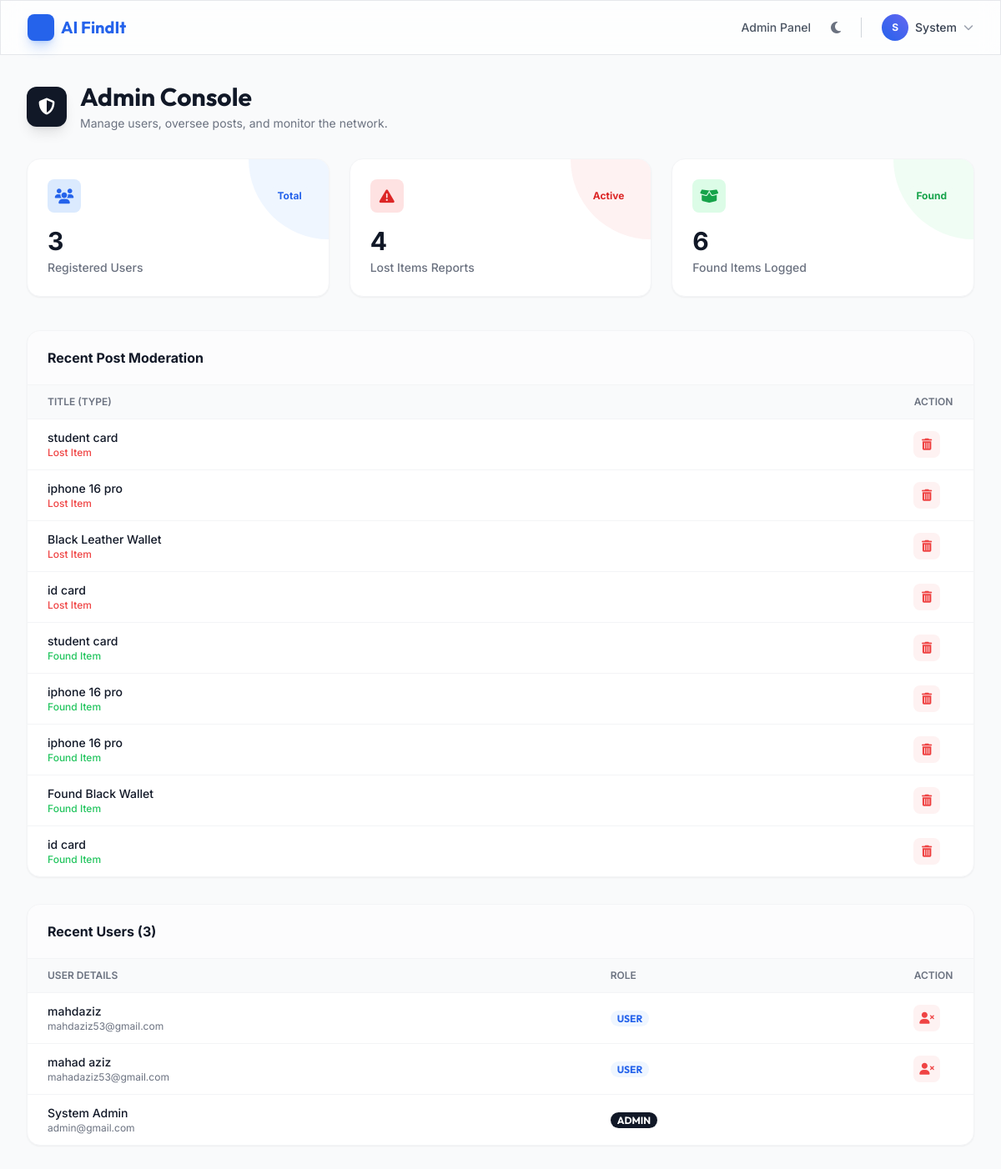
The page /admin (signed in) on the database its author committed.
### tables this page shows
CREATE TABLE users (
            id INTEGER PRIMARY KEY AUTOINCREMENT,
            name TEXT NOT NULL,
            email TEXT NOT NULL UNIQUE,
            password_hash TEXT NOT NULL,
            role TEXT NOT NULL DEFAULT 'user'
        );

CREATE TABLE lost_items (
            id          INTEGER PRIMARY KEY AUTOINCREMENT,
            title       TEXT    NOT NULL,
            description TEXT    NOT NULL,
            location    TEXT    NOT NULL,
            image_path  TEXT,
            contact     TEXT,
            timestamp   TEXT    NOT NULL
        , priority_level TEXT DEFAULT 'MEDIUM', is_flagged INTEGER DEFAULT 0, user_id INTEGER DEFAULT 1);

CREATE TABLE found_items (
            id          INTEGER PRIMARY KEY AUTOINCREMENT,
            title       TEXT    NOT NULL,
            description TEXT    NOT NULL,
            location    TEXT    NOT NULL,
            image_path  TEXT,
            contact     TEXT,
            timestamp   TEXT    NOT NULL
        , priority_level TEXT DEFAULT 'MEDIUM', is_flagged INTEGER DEFAULT 0, user_id INTEGER DEFAULT 1);

### app.py (the view)
@app.route("/admin")
@admin_required
def admin_dashboard():
    conn = get_db_connection()
    users_count = conn.execute("SELECT COUNT(*) FROM users").fetchone()[0]
    lost_count = conn.execute("SELECT COUNT(*) FROM lost_items").fetchone()[0]
    found_count = conn.execute("SELECT COUNT(*) FROM found_items").fetchone()[0]
    users = conn.execute("SELECT * FROM users ORDER BY id DESC LIMIT 5").fetchall()
    lost_items = conn.execute("SELECT * FROM lost_items ORDER BY timestamp DESC LIMIT 5").fetchall()
    found_items = conn.execute("SELECT * FROM found_items ORDER BY timestamp DESC LIMIT 5").fetchall()
    conn.close()
    return render_template("admin/dashboard.html",
                           users_count=users_count, lost_count=lost_count, found_count=found_count,
                           users=users, lost_items=lost_items, found_items=found_items)

### app.py (called while the page is built)
@login_manager.user_loader
def load_user(user_id):
    conn = get_db_connection()
    user = conn.execute("SELECT * FROM users WHERE id = ?", (user_id,)).fetchone()
    conn.close()
    if user:
        return User(user["id"], user["name"], user["email"], user["role"], user["password_hash"])
    return None

def admin_required(f):
    @wraps(f)
    def decorated_function(*args, **kwargs):
        if not current_user.is_authenticated or current_user.role != 'admin':
            flash("You do not have permission to access that page.", "danger")
            return redirect(url_for('index'))
        return f(*args, **kwargs)
    return decorated_function

### database.py (called while the page is built)
def get_db_connection():
    conn = sqlite3.connect(DB_PATH)
    conn.row_factory = sqlite3.Row
    return conn

### templates/admin/dashboard.html (shortened to what this page needs)
{% extends "base.html" %}
{% block content %}
<div class="max-w-7xl mx-auto px-4 sm:px-6 lg:px-8 py-8 w-full">
    <div class="flex flex-col md:flex-row md:items-center md:justify-between mb-8 animate-fade-in">
        <div class="flex items-center gap-4">
            <div class="w-12 h-12 rounded-xl bg-gray-900 dark:bg-white text-white dark:text-gray-900 flex flex-shrink-0 items-center justify-center text-xl shadow-lg">
                <i class="fa-solid fa-shield-halved"></i>
            </div>
            <div>
                <h1 class="text-3xl font-display font-bold text-gray-900 dark:text-white">Admin Console</h1>
                <p class="mt-1 text-sm text-gray-500 dark:text-gray-400">Manage users, oversee posts, and monitor the network.</p>
            </div>
        </div>
    </div>
    <div class="grid grid-cols-1 sm:grid-cols-3 gap-6 mb-10 animate-slide-up" style="animation-delay: 0.1s;">
        <div class="bg-white dark:bg-dark-800 rounded-2xl p-6 border border-gray-100 dark:border-dark-border shadow-sm flex flex-col relative overflow-hidden group">
            <div class="flex items-center justify-between mb-4 relative z-10">
                <div class="w-10 h-10 rounded-lg bg-brand-100 dark:bg-brand-900/30 text-brand-600 flex items-center justify-center">
                    <i class="fa-solid fa-users text-lg"></i>
                </div>
                <span class="text-xs font-bold text-brand-600 bg-brand-50 dark:bg-dark-900 px-2 py-1 rounded-md">Total</span>
            </div>
            <div class="relative z-10">
                <h3 class="text-3xl font-bold text-gray-900 dark:text-white">{{ users_count }}</h3>
                <p class="text-sm font-medium text-gray-500 dark:text-gray-400 mt-1">Registered Users</p>
            </div>
        </div>
        <div class="bg-white dark:bg-dark-800 rounded-2xl p-6 border border-gray-100 dark:border-dark-border shadow-sm flex flex-col relative overflow-hidden group">
            <div class="flex items-center justify-between mb-4 relative z-10">
                <div class="w-10 h-10 rounded-lg bg-red-100 dark:bg-red-900/30 text-red-600 flex items-center justify-center">
                    <i class="fa-solid fa-triangle-exclamation text-lg"></i>
                </div>
                <span class="text-xs font-bold text-red-600 bg-red-50 dark:bg-dark-900 px-2 py-1 rounded-md">Active</span>
            </div>
            <div class="relative z-10">
                <h3 class="text-3xl font-bold text-gray-900 dark:text-white">{{ lost_count }}</h3>
                <p class="text-sm font-medium text-gray-500 dark:text-gray-400 mt-1">Lost Items Reports</p>
            </div>
        </div>
        <div class="bg-white dark:bg-dark-800 rounded-2xl p-6 border border-gray-100 dark:border-dark-border shadow-sm flex flex-col relative overflow-hidden group">
            <div class="flex items-center justify-between mb-4 relative z-10">
                <div class="w-10 h-10 rounded-lg bg-green-100 dark:bg-green-900/30 text-green-600 flex items-center justify-center">
                    <i class="fa-solid fa-box-open text-lg"></i>
                </div>
                <span class="text-xs font-bold text-green-600 bg-green-50 dark:bg-dark-900 px-2 py-1 rounded-md">Found</span>
            </div>
            <div class="relative z-10">
                <h3 class="text-3xl font-bold text-gray-900 dark:text-white">{{ found_count }}</h3>
                <p class="text-sm font-medium text-gray-500 dark:text-gray-400 mt-1">Found Items Logged</p>
            </div>
        </div>
    </div>
    <div class="grid grid-cols-1 xl:grid-cols-2 gap-8 animate-slide-up" style="animation-delay: 0.2s;">
        <div class="bg-white dark:bg-dark-800 rounded-2xl border border-gray-100 dark:border-dark-border shadow-sm overflow-hidden flex flex-col">
            <div class="px-6 py-5 border-b border-gray-100 dark:border-dark-border bg-gray-50/50 dark:bg-dark-900/50 flex justify-between items-center">
                <h3 class="text-base font-bold text-gray-900 dark:text-white">Recent Post Moderation</h3>
            </div>
            <div class="p-0 overflow-y-auto w-full">
                <table class="w-full text-sm text-left">
                    <thead class="text-xs text-gray-500 uppercase bg-gray-50 dark:bg-dark-900/50 border-b border-gray-100 dark:border-dark-border">
                        <tr>
                            <th class="px-6 py-3 font-semibold">Title (Type)</th>
                            <th class="px-6 py-3 font-semibold text-center w-24">Action</th>
                        </tr>
                    </thead>
                    <tbody class="divide-y divide-gray-100 dark:divide-dark-border">
                        {% for item in lost_items %}
                        <tr class="hover:bg-gray-50 dark:hover:bg-dark-900/30 transition">
                            <td class="px-6 py-3">
                                <div class="font-medium text-gray-900 dark:text-white truncate max-w-[200px]">{{ item.title }}</div>
                                <div class="text-xs text-red-500 font-medium">Lost Item</div>
                            </td>
                            <td class="px-6 py-3 text-center">
                                <form action="{{ url_for('delete_item', item_type='lost', item_id=item.id) }}" method="POST" class="inline" onsubmit="return confirm('Delete this lost post completely?');">
                                    <button type="submit" class="text-red-500 hover:text-red-700 bg-red-50 dark:bg-red-900/30 hover:bg-red-100 dark:hover:bg-red-900/50 w-8 h-8 rounded-lg flex items-center justify-center transition tooltip-trigger" title="Delete Post">
                                        <i class="fa-solid fa-trash-can text-sm"></i>
                                    </button>
                                </form>
                            </td>
                        </tr>
                        {% endfor %}
                        {% for item in found_items %}
                        <tr class="hover:bg-gray-50 dark:hover:bg-dark-900/30 transition">
                            <td class="px-6 py-3">
                                <div class="font-medium text-gray-900 dark:text-white truncate max-w-[200px]">{{ item.title }}</div>
                                <div class="text-xs text-green-500 font-medium">Found Item</div>
                            </td>
                            <td class="px-6 py-3 text-center">
                                <form action="{{ url_for('delete_item', item_type='found', item_id=item.id) }}" method="POST" class="inline" onsubmit="return confirm('Delete this found post completely?');">
                                    <button type="submit" class="text-red-500 hover:text-red-700 bg-red-50 dark:bg-red-900/30 hover:bg-red-100 dark:hover:bg-red-900/50 w-8 h-8 rounded-lg flex items-center justify-center transition tooltip-trigger" title="Delete Post">
                                        <i class="fa-solid fa-trash-can text-sm"></i>
                                    </button>
                                </form>
                            </td>
                        </tr>
                        {% endfor %}
                    </tbody>
                </table>
            </div>
        </div>
        <div class="bg-white dark:bg-dark-800 rounded-2xl border border-gray-100 dark:border-dark-border shadow-sm overflow-hidden flex flex-col">
            <div class="px-6 py-5 border-b border-gray-100 dark:border-dark-border bg-gray-50/50 dark:bg-dark-900/50 flex justify-between items-center">
                <h3 class="text-base font-bold text-gray-900 dark:text-white">Recent Users ({{ users_count }})</h3>
            </div>
            <div class="p-0 overflow-x-auto w-full">
                <table class="w-full text-sm text-left">
                    <thead class="text-xs text-gray-500 uppercase bg-gray-50 dark:bg-dark-900/50 border-b border-gray-100 dark:border-dark-border">
                        <tr>
                            <th class="px-6 py-3 font-semibold">User Details</th>
                            <th class="px-6 py-3 font-semibold">Role</th>
                            <th class="px-6 py-3 font-semibold text-center w-24">Action</th>
                        </tr>
                    </thead>
                    <tbody class="divide-y divide-gray-100 dark:divide-dark-border">
                        {% for user in users %}
                        <tr class="hover:bg-gray-50 dark:hover:bg-dark-900/30 transition">
                            <td class="px-6 py-3">
                                <div class="font-medium text-gray-900 dark:text-white">{{ user.name }}</div>
                                <div class="text-xs text-gray-500 dark:text-gray-400">{{ user.email }}</div>
                            </td>
                            <td class="px-6 py-3">
                                {% if user.role == 'admin' %}
                                <span class="px-2 py-0.5 rounded-full bg-gray-900 dark:bg-white text-white dark:text-gray-900 text-xs font-bold font-display">ADMIN</span>
                                {% else %}
                                <span class="px-2 py-0.5 rounded-full bg-brand-50 dark:bg-brand-900/30 text-brand-600 dark:text-brand-300 text-xs font-bold font-display">USER</span>
                                {% endif %}
                            </td>
                            <td class="px-6 py-3 text-center">
                                {% if user.role != 'admin' %}
                                <form action="{{ url_for('delete_user', user_id=user.id) }}" method="POST" class="inline" onsubmit="return confirm('Are you sure you want to delete this user? Their data will be lost.');">
                                    <button type="submit" class="text-red-500 hover:text-red-700 bg-red-50 dark:bg-red-900/30 hover:bg-red-100 dark:hover:bg-red-900/50 w-8 h-8 rounded-lg flex items-center justify-center transition">
                                        <i class="fa-solid fa-user-xmark text-sm"></i>
                                    </button>
                                </form>
                                {% endif %}
                            </td>
                        </tr>
                        {% else %}
                        <tr>
                            <td colspan="3" class="px-6 py-8 text-center text-gray-500">No users found.</td>
                        </tr>
                        {% endfor %}
                    </tbody>
                </table>
            </div>
        </div>
    </div>
</div>
{% endblock %}

### templates/base.html (shortened to what this page needs)
<!DOCTYPE html>
<html lang="en" class="antialiased">
<head>
    <link href="https://cdnjs.cloudflare.com/ajax/libs/font-awesome/6.4.0/css/all.min.css" rel="stylesheet">
    <script src="https://cdn.tailwindcss.com"></script>
</head>
<body class="bg-gray-50 text-gray-900 dark:bg-dark-900 dark:text-gray-100 transition-colors duration-300 {% block body_class %}{% endblock %}" x-data="themeManager()">
    {% if not hide_navbar %}
    <nav class="sticky top-0 z-50 glass border-b border-gray-200 dark:border-dark-border" x-data="{ mobileMenuOpen: false }">
        <div class="max-w-7xl mx-auto px-4 sm:px-6 lg:px-8">
            <div class="flex justify-between h-16">
                <div class="flex items-center">
                    <a href="{{ url_for('index') }}" class="flex items-center gap-2 text-xl font-display font-bold text-brand-600 dark:text-brand-500 hover:opacity-80 transition">
                        <div class="w-8 h-8 rounded-lg bg-brand-600 text-white flex items-center justify-center shadow-lg shadow-brand-500/30">
                        </div>
                        AI FindIt
                    </a>
                </div>
                <div class="hidden md:flex items-center space-x-6">
                    {% if current_user.is_authenticated %}
                        {% if current_user.role == 'admin' %}
                            <a href="{{ url_for('admin_dashboard') }}" class="text-sm font-medium text-gray-600 dark:text-gray-300 hover:text-brand-600 dark:hover:text-brand-400 transition">Admin Panel</a>
                        {% endif %}
                        <button @click="toggleTheme()" class="text-gray-500 dark:text-gray-400 hover:text-brand-600 dark:hover:text-brand-400 transition ml-2">
                            <i class="fa-solid" :class="isDark ? 'fa-sun' : 'fa-moon'"></i>
                        </button>
                        <div class="relative" x-data="{ open: false }" @click.outside="open = false">
                            <button @click="open = !open" class="flex items-center gap-2 text-sm font-medium text-gray-700 dark:text-gray-200 hover:text-brand-600 transition">
                                <div class="w-8 h-8 rounded-full bg-gradient-to-tr from-brand-600 to-indigo-500 text-white flex items-center justify-center font-bold text-xs">
                                    {{ current_user.name[0] | upper }}
                                </div>
                                <span>{{ current_user.name.split(' ')[0] }}</span>
                                <i class="fa-solid fa-chevron-down text-xs text-gray-400"></i>
                            </button>
                        </div>
                    {% endif %}
                </div>
            </div>
        </div>
    </nav>
    {% endif %}
    <main class="min-h-[calc(100vh-4rem)] flex flex-col">
        {% block content %}{% endblock %}
    </main>
</body>
</html>

### templates/base.html (style rules this page uses)
.glass { background: rgba(255, 255, 255, 0.7); backdrop-filter: blur(12px); -webkit-backdrop-filter: blur(12px); border: 1px solid rgba(255, 255, 255, 0.3); }
html { scroll-behavior: smooth; }

### rows shown on the page
users: name "S", name "System", name "System Admin", email "admin@gmail.com", role "ADMIN"
lost_items: title "student card"
lost_items: title "iphone 16 pro"
lost_items: title "Black Leather Wallet"
lost_items: title "id card"
found_items: title "student card"
found_items: title "iphone 16 pro"
found_items: title "iphone 16 pro"
found_items: title "Found Black Wallet"
found_items: title "id card"
users: name "mahdaziz", email "mahdaziz53@gmail.com", role "USER"
users: name "mahad aziz", email "mahadaziz53@gmail.com", role "USER"

### other values the page prints
{{ users_count }} "3"
{{ lost_count }} "4"
{{ found_count }} "6"
